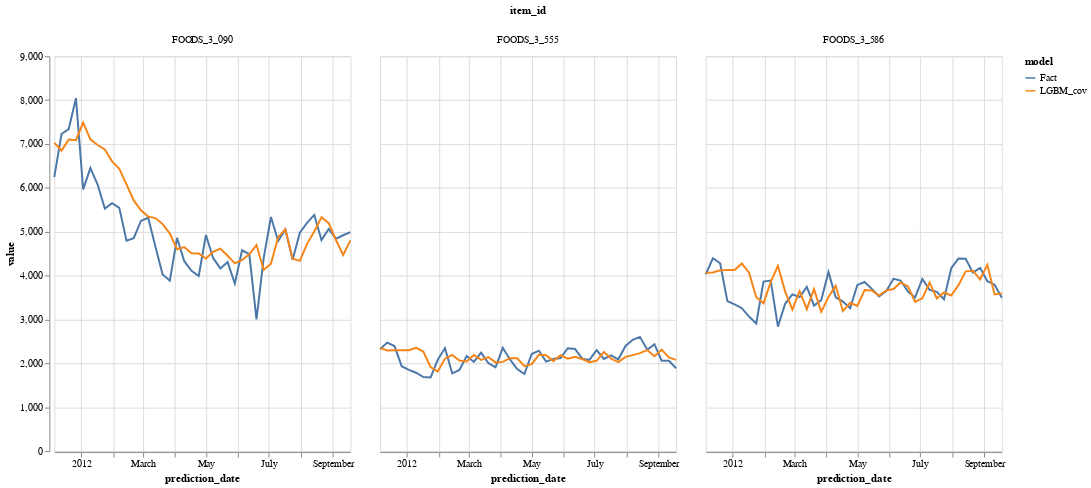

Here is the notebook cell this chart was saved with:
### Code cell
alt.Chart(result_weekly.loc[:,['Fact','LGBM_cov'],:].reset_index()).mark_line().encode(
    x='prediction_date:T',
    y=alt.Y('value:Q',scale=alt.Scale(zero=True)),
    color=alt.Color('model:N'),
    #row='model:N',
    column='item_id:N'
).properties(width=300, height=400)#.interactive()

### Figure 1 — Vega-Lite specification as saved in the notebook (floating-point values rounded to 4 significant figures; data arrays with more than 128 entries replaced by an {"elided": "..."} marker saying what was removed)
{"config": {"view": {"continuousWidth": 400, "continuousHeight": 300}}, "data": {"name": "data-d86246fd3cf1312b0feaa63c057bbce5"}, "mark": "line", "encoding": {"color": {"type": "nominal", "field": "model"}, "column": {"type": "nominal", "field": "item_id"}, "x": {"type": "temporal", "field": "prediction_date"}, "y": {"type": "quantitative", "field": "value", "scale": {"zero": true}}}, "height": 400, "width": 300, "$schema": "https://vega.github.io/schema/vega-lite/v4.8.1.json", "datasets": {"data-d86246fd3cf1312b0feaa63c057bbce5": {"elided": "252 records"}}}
